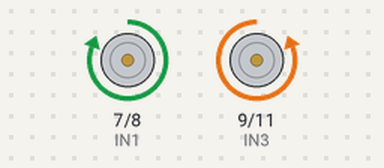
A sketch run on a simulated Arduino Uno, built with avr-gcc and run on an emulated ATmega328P. Parts: motor-driver pin pairs drawn as motors (green arrow = first pin HIGH = forward, orange = second pin HIGH = backward, longer = more drive, scaled by the enable pin). What the sketch prints to the serial monitor is not drawn.

Above: at 0.5 s.
Timing chart, 0 to 4.6 s (numbered marks = the images above):
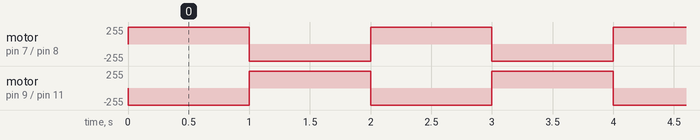

Measured:
- by itself, motor on pin 7 (IN1) / pin 8 (IN2), motor on pin 9 (IN3) / pin 11 (IN4): alternates forward 255/255 for 1.0 s and backward 255/255 for 1.0 s

The sketch:

RoboCar_Starter.ino
```cpp
//www.elegoo.com

//Edited by Mr. Harms
//02/27/2025
//This starter code will help you get your RoboCar moving


//    The direction of the car's movement
//  ENA   ENB   IN1   IN2   IN3   IN4   Description
//  HIGH  HIGH  HIGH  LOW   LOW   HIGH  Car is running forward
//  HIGH  HIGH  LOW   HIGH  HIGH  LOW   Car is running back
//  HIGH  HIGH  LOW   HIGH  LOW   HIGH  Car is turning left
//  HIGH  HIGH  HIGH  LOW   HIGH  LOW   Car is turning right
//  HIGH  HIGH  LOW   LOW   LOW   LOW   Car is stopped
//  HIGH  HIGH  HIGH  HIGH  HIGH  HIGH  Car is stopped
//  LOW   LOW   N/A   N/A   N/A   N/A   Car is stopped


// Define IO pins for motor controller module
const int ENA = 5;  // Enable pin for motor A
const int ENB = 6;  // Enable pin for motor B
const int IN1 = 7;  // Control pin 1 for motor A
const int IN2 = 8;  // Control pin 2 for motor A
const int IN3 = 9;  // Control pin 1 for motor B
const int IN4 = 11; // Control pin 2 for motor B
const int echoPin = A4; // attach pin A4 Arduino to pin Echo of HC-SR04
const int trigPin = A5; //attach pin A5 Arduino to pin Trig of HC-SR04
long duration; // variable for the duration of sound wave travel

void forward(){
  digitalWrite(ENA,HIGH); // Enable motor A
  digitalWrite(ENB,HIGH); // Enable motor B
  digitalWrite(IN1,HIGH); // Set motor A to move forward
  digitalWrite(IN2,LOW);  // Set motor A to move forward
  digitalWrite(IN3,LOW);  // Set motor B to move forward
  digitalWrite(IN4,HIGH); // Set motor B to move forward
  Serial.println("Forward"); // Print movement direction to serial monitor
}

void back(){
  digitalWrite(ENA,HIGH); // Enable motor A
  digitalWrite(ENB,HIGH); // Enable motor B
  digitalWrite(IN1,LOW);  // Set motor A to move backward
  digitalWrite(IN2,HIGH); // Set motor A to move backward
  digitalWrite(IN3,HIGH); // Set motor B to move backward
  digitalWrite(IN4,LOW);  // Set motor B to move backward
  Serial.println("Back"); // Print movement direction to serial monitor
}

// Function to measure distance using an ultrasonic sensor
int getDistance()
{
  int dist; // Variable to store calculated distance
  digitalWrite(trigPin, LOW); // Ensure trigger pin is low before starting
  delayMicroseconds(2); // Short delay to stabilize sensor

  // Sets the trigPin HIGH (ACTIVE) for 10 microseconds to send out a pulse
  digitalWrite(trigPin, HIGH);
  delayMicroseconds(10);
  digitalWrite(trigPin, LOW);

  // Reads the echoPin, returns the sound wave travel time in microseconds
  duration = pulseIn(echoPin, HIGH);

  // Calculating the distance in centimeters
  dist = duration * 0.034 / 2; // Speed of sound (0.034 cm/µs) divided by 2 (round trip)

  return dist; // Return the measured distance
}

// Before executing loop() function,
// setup() function will execute first and only execute once
void setup() {
  Serial.begin(9600); // Open serial communication and set the baud rate
  pinMode(IN1,OUTPUT); // Set motor control pins as output
  pinMode(IN2,OUTPUT);
  pinMode(IN3,OUTPUT);
  pinMode(IN4,OUTPUT);
  pinMode(ENA,OUTPUT); // Set motor enable pins as output
  pinMode(ENB,OUTPUT);
  pinMode(trigPin, OUTPUT); // Sets pin 3 as an OUTPUT
  pinMode(echoPin, INPUT); // Sets pin 2 as an INPUT
}

// Repeat execution
void loop() {
  forward();  // Move forward
  delay(1000); // Wait for 1 second
  back();     // Move backward
  delay(1000); // Wait for 1 second
}
```
